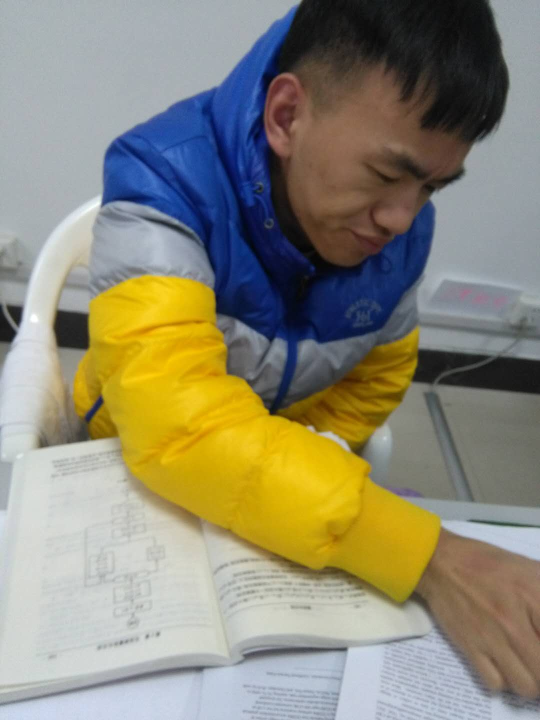
#> input picture test/1cp1.jpeg, 1080 x 1440 px (shown at 1/2 size)
$ python small_picture.py   (older library calls are emulated)
#> lines starting #> are read from the running program, lines starting #| are printed output that depends on the picture
from PIL import Image, ImageTk
im = Image.open('1cp1.jpeg')
#> im is the input picture: PIL image 1080x1440 RGB; mean R, G, B 141.1, 137.2, 118.2
out = im.resize((280, 360),Image.ANTIALIAS)
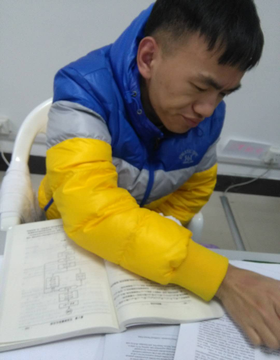
#> out: PIL image 280x360 RGB; mean R, G, B 141.1, 137.2, 118.2
path='/home/ansheng/Desktop/face_detect/test/ssss'
out.save('1chenpeng.jpeg', 'jpeg')

$ run again, with test/4tcr2.jpeg copied over test/1cp1.jpeg
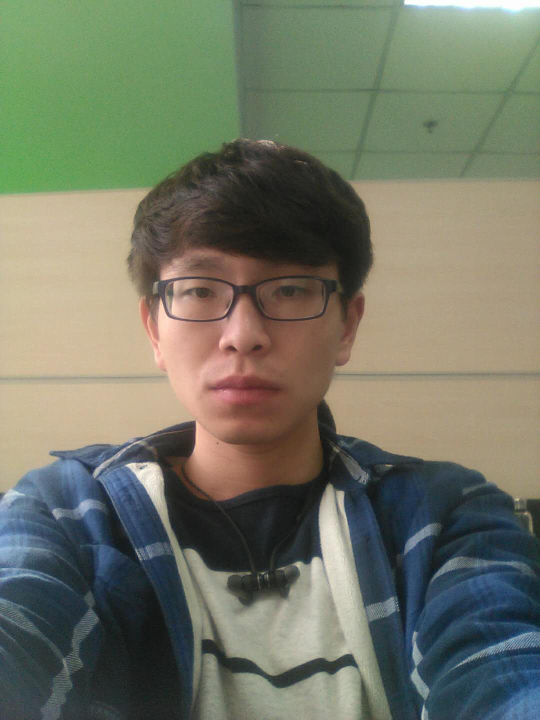
#> input picture test/4tcr2.jpeg, 1080 x 1440 px (shown at 1/2 size)
#> im is the input picture: PIL image 1080x1440 RGB; mean R, G, B 114.6, 118.5, 101.5
#> `out = im.resize((280, 360),Image.ANTIALIAS)`:
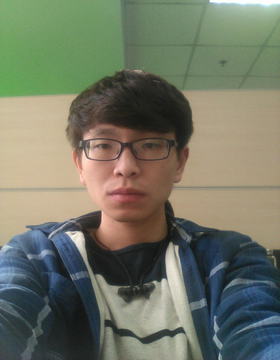
#> out: PIL image 280x360 RGB; mean R, G, B 114.6, 118.5, 101.5

$ run again, with test/8zd1.jpeg copied over test/1cp1.jpeg
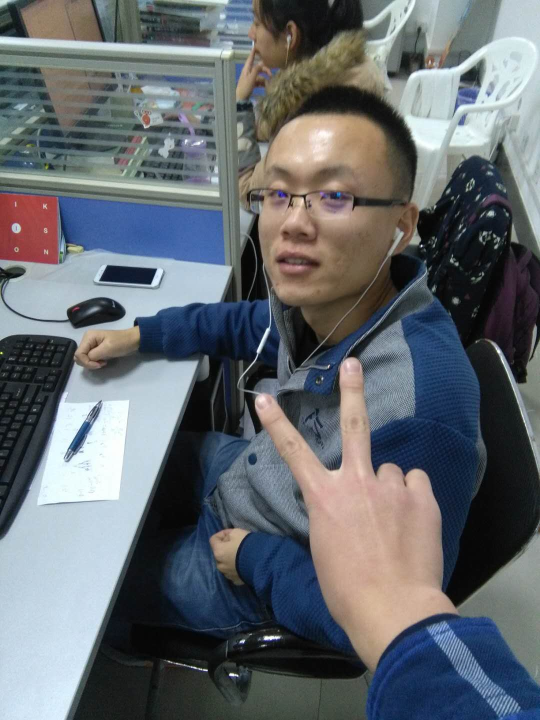
#> input picture test/8zd1.jpeg, 1080 x 1440 px (shown at 1/2 size)
#> im is the input picture: PIL image 1080x1440 RGB; mean R, G, B 100.5, 105.7, 110.5
#> `out = im.resize((280, 360),Image.ANTIALIAS)`:
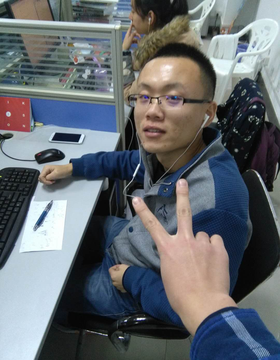
#> out: PIL image 280x360 RGB; mean R, G, B 100.5, 105.7, 110.5

$ run again, with test/8zd2.jpeg copied over test/1cp1.jpeg
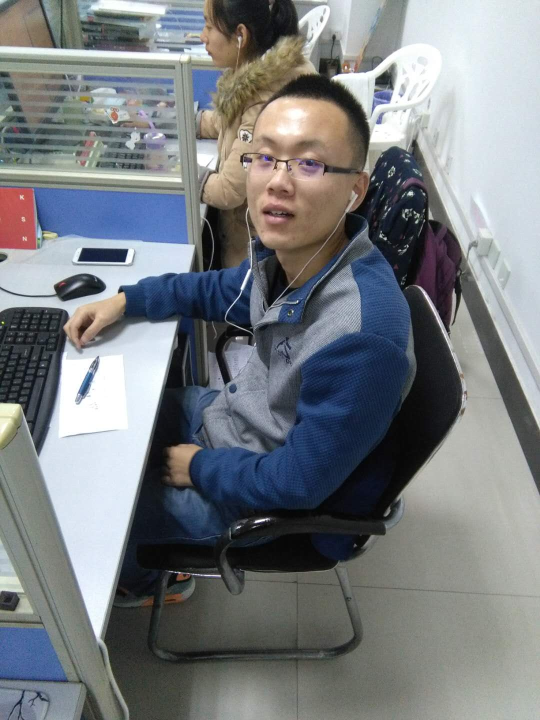
#> input picture test/8zd2.jpeg, 1080 x 1440 px (shown at 1/2 size)
#> im is the input picture: PIL image 1080x1440 RGB; mean R, G, B 120.7, 124.7, 128.1
#> `out = im.resize((280, 360),Image.ANTIALIAS)`:
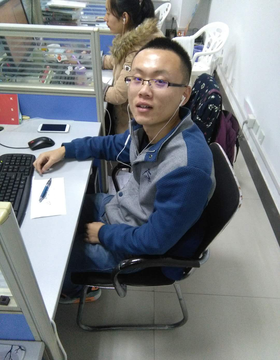
#> out: PIL image 280x360 RGB; mean R, G, B 120.7, 124.7, 128
